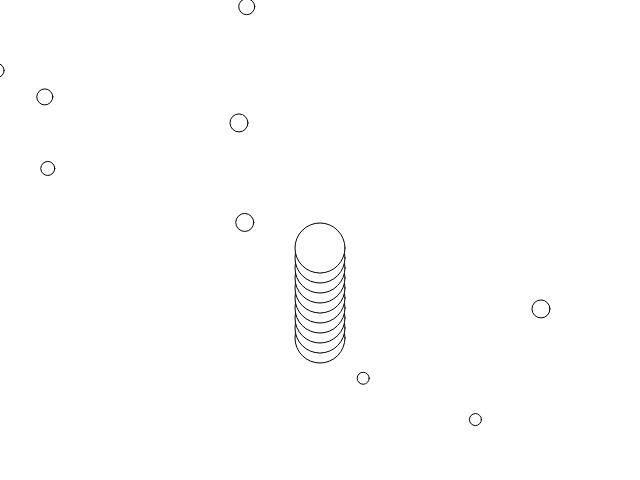
Frame 1 (no input)
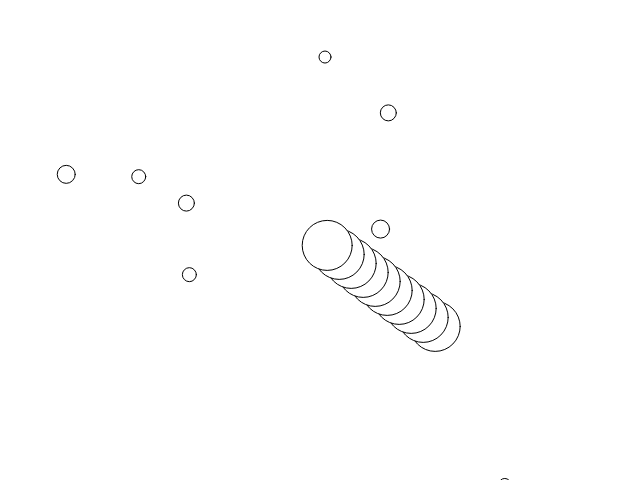
Frame 60 (no input)
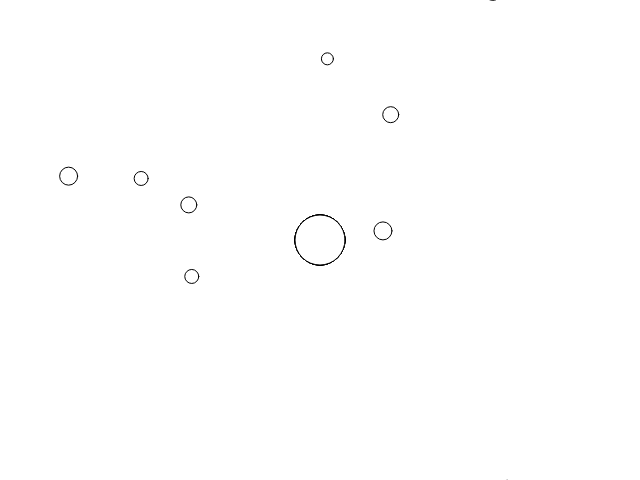
Frame 120 (the mouse pressed at the canvas centre since frame 60)

The p5.js sketch that drew these frames (run headless with seeded random() and noise() and a simulated clock; from frame 60 on, the mouse is pressed at the canvas centre):

// p5.js sketch
// ── sketch.js
let height = 480;
let width = 640;
let area;
let areaSize = width*20
let foods = [];


function setup() {
  createCanvas(width, height);
  slither = new slither(0, 0);
  for(let i = 0; i < 5000; i++){
    this.generateFood();
  }
  area = createVector(0,0);
}

function generateFood(){
  let x = random(-width*10, width*10);
  let y = random(-width*10, width*10);
  let pos = createVector(x, y);

  if(p5.Vector.dist(pos, createVector(0, 0)) >= (areaSize/2 - 20)) {
    this.generateFood()
  } else {
    foods.push(new food(x, y));
  }
}

function draw() {

  background(0);

  //translate(width / 2 - slither.position.x, height / 2 -slither.position.y)
  translate(width / 2, height / 2);
  //scale(10 / (slither.size));
  if(slither.body.length != 0){
    translate(-slither.body[0].position.x, -slither.body[0].position.y);
  }
  ellipse(area.x, area.y, areaSize, areaSize);
  slither.show();
  slither.update();

  for(let i = foods.length - 1 ; i >= 0 ; i-- ) {
    foodDist = p5.Vector.dist(slither.body[0].position, foods[i].position);
    if(foodDist < width){
      foods[i].show();
    }
    if(slither.eats(foods[i])){
      foods.splice(i, 1);
      this.generateFood();
    }

  }

}

// ── food.js
class food {

  constructor(x, y) {
    let posibleSizes = [1,2,3,4]
    this.weight = random(posibleSizes)
    this.size = 10 + 2 * this.weight;
    this.position = createVector(x, y)
  }

  show(){
     fill(255);
     ellipse(this.position.x, this.position.y, this.size, this.size);
  }
}

// ── slither.js
class slither {

  constructor(x, y) {
    this.size = 50;
    this.length = 10;
    this.body = [];
    this.initSnake(x, y);
  }

  initSnake(x, y) {
    console.log("2")
    let offset = 0;
    for(let i = 0; i < 5*this.length; i++){
      this.body[i] = new disk(x, y+offset);
      offset += 2;
    }
  }

  update() {
    let velocity = createVector(mouseX-width/2, mouseY-height/2);
    velocity.setMag(3);
    /*
    let a = p5.Vector.dist(this.body[0].position, this.body[49].position);
    let b = p5.Vector.dist(this.body[25].position, this.body[0].position);
    let c = p5.Vector.dist(this.body[25].position, this.body[49].position);
    let angle = (-sq(a) + sq(b) + sq(c))/(2*b*c);
    console.log(angle)
    */
    this.body[0].position.add(velocity);
    this.body.unshift(new disk(this.body[0].position.x, this.body[0].position.y));
    if(this.body.length > 5*this.length){
      this.body.pop();
    }
  }



  show(){
     fill(255);
     this.drawCircles();
  }

  eats(food) {
    let dist = p5.Vector.dist(this.body[0].position, food.position);
    if (dist < (this.size + food.size)/2) {
      return true;
    } else {
      return false;
    }
  }

  drawCircles(){
    if(this.body.length != 0){
      for(let i = this.body.length - 1; i >= 0; i-=5){
        ellipse(this.body[i].position.x, this.body[i].position.y, this.size, this.size);
      }
    }
  }
}

class disk{
  constructor(x, y) {
    this.position = createVector(x,y);
  }
}
